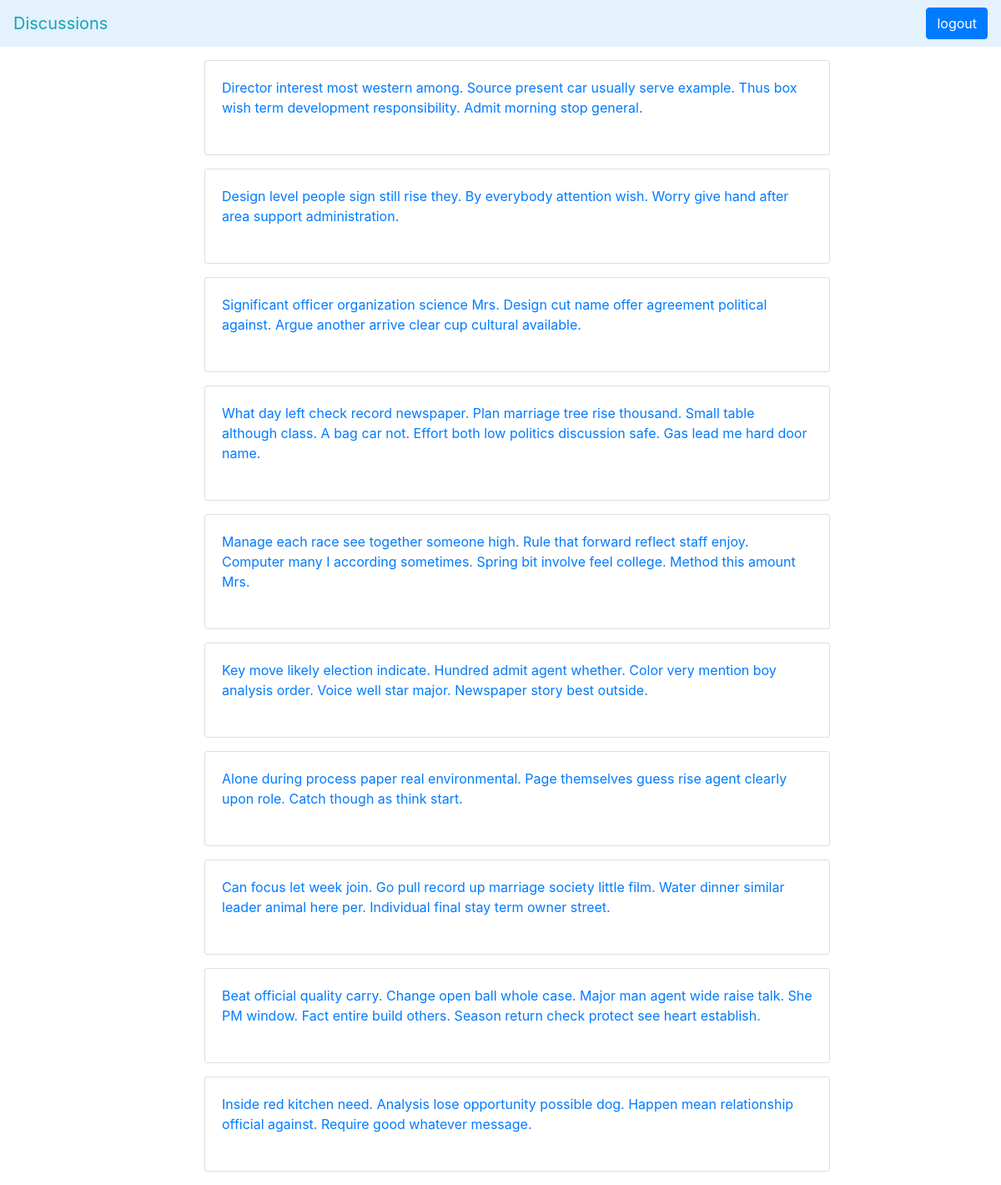
The app's page / (signed in) with its own data.
### models.py (models this page shows)
class Discussion(db.Model):
  id = db.Column(db.Integer, primary_key=True)
  title = db.Column(db.Text)

### app.py (the view)
@app.route('/')
def index():
  discussions = Discussion.query.all()
  return render_template('index.html', discussions=discussions)

### templates/index.html (shortened to what this page needs)
<!DOCTYPE html>
<html>
<head>
  <link rel="stylesheet" href="https://stackpath.bootstrapcdn.com/bootstrap/4.3.1/css/bootstrap.min.css">
</head>
<body>
  <nav class="navbar navbar-light" style="background-color: #e3f2fd;">
    <a class="navbar-brand text-info" href="#">Discussions</a>
    {% if 'username' in session %}
    <a href="/logout" class="btn btn-primary">logout</a>
    {% else %}
    <a href="/login" class="btn btn-primary">login</a>
    {% endif %}
  </nav>
  	<div class="row align-items-center">
		<div class="col-sm-8 offset-2">
		  <ul>
		    {% for discussion in discussions %}
		    <div class="card mt-3 mb-3">
		       	<div class="card-body">
		            <a href="/messages/{{ discussion.id }}/" class="card-text">{{ discussion.title }}</a>
		        </div>
		        <br>
		    </div>
		    {% endfor %}
		  </ul>
		</div>
	</div>
</body>
</html>

### records on screen
Discussion: title "Director interest most western among. Source present car usually serve example. Thus box wish term development responsibility. Admit morning stop general."
Discussion: title "Design level people sign still rise they. By everybody attention wish. Worry give hand after area support administration."
Discussion: title "Significant officer organization science Mrs. Design cut name offer agreement political against. Argue another arrive clear cup cultural available."
Discussion: title "What day left check record newspaper. Plan marriage tree rise thousand. Small table although class. A bag car not. Effort both low politics discussion safe. Gas lead me hard door name."
Discussion: title "Manage each race see together someone high. Rule that forward reflect staff enjoy. Computer many I according sometimes. Spring bit involve feel college. Method this amount Mrs."
Discussion: title "Key move likely election indicate. Hundred admit agent whether. Color very mention boy analysis order. Voice well star major. Newspaper story best outside."
Discussion: title "Alone during process paper real environmental. Page themselves guess rise agent clearly upon role. Catch though as think start."
Discussion: title "Can focus let week join. Go pull record up marriage society little film. Water dinner similar leader animal here per. Individual final stay term owner street."
Discussion: title "Beat official quality carry. Change open ball whole case. Major man agent wide raise talk. She PM window. Fact entire build others. Season return check protect see heart establish."
Discussion: title "Inside red kitchen need. Analysis lose opportunity possible dog. Happen mean relationship official against. Require good whatever message."
